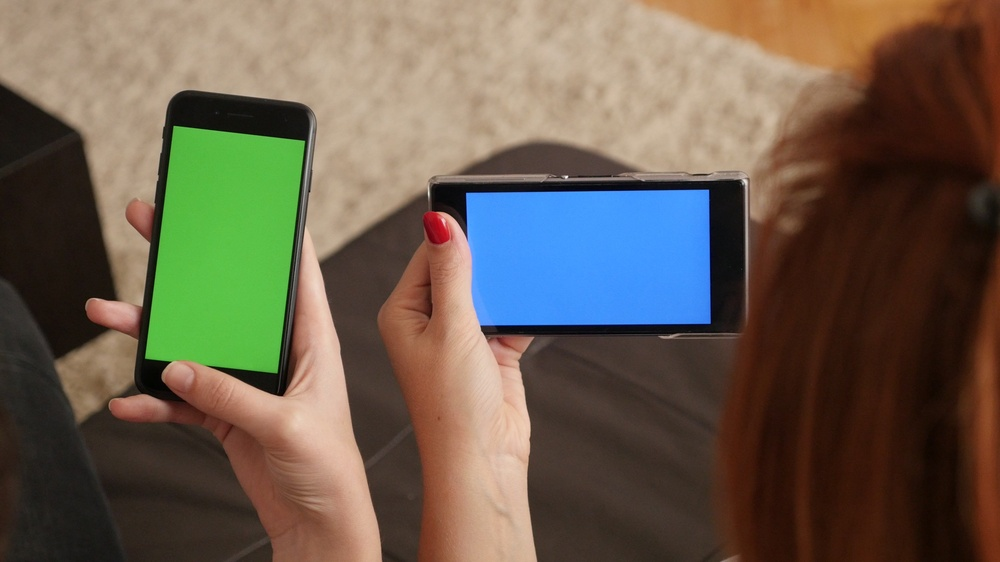
%> input picture Signal/Projet/phone.jpg, 1000 x 562 px, shrunk from 3840 x 2160 before the run
$ octave run_projet.m   (GNU Octave 9; MATLAB toolbox functions it lacks are replaced by stand-ins)
%> lines starting %> are read from the running program, lines starting %| are printed output that depends on the picture; in (x1, y1, x2, y2) boxes, pixels count from 0 and x2, y2 are one past the last pixel; in counts of white or black regions, pixels touching at a corner belong together; the program's own positions count from 1
clear all
clc

img = imread('phone.jpg');
%> img is the input picture: size 562x1000x3 uint8; mean R, G, B 105.2, 93.3, 78
R1 = img(:,:,1);
G1 = img(:,:,2);
B1 = img(:,:,3);
%imshow(img);

%%
img2 = rgb2ycbcr(img);
%> img2: size 562x1000x3 uint8; mean of channels 1, 2, 3 97.7, 119.5, 134.3
Y = img2(:,:,1);
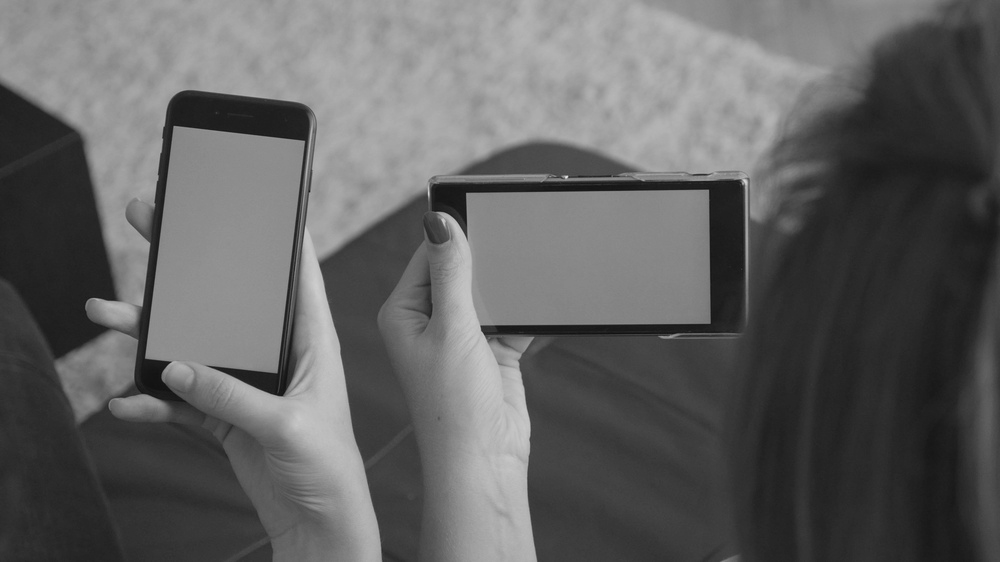
%> Y: size 562x1000 uint8; min 17, max 233, mean 97.7
Cb = img2(:,:,2);
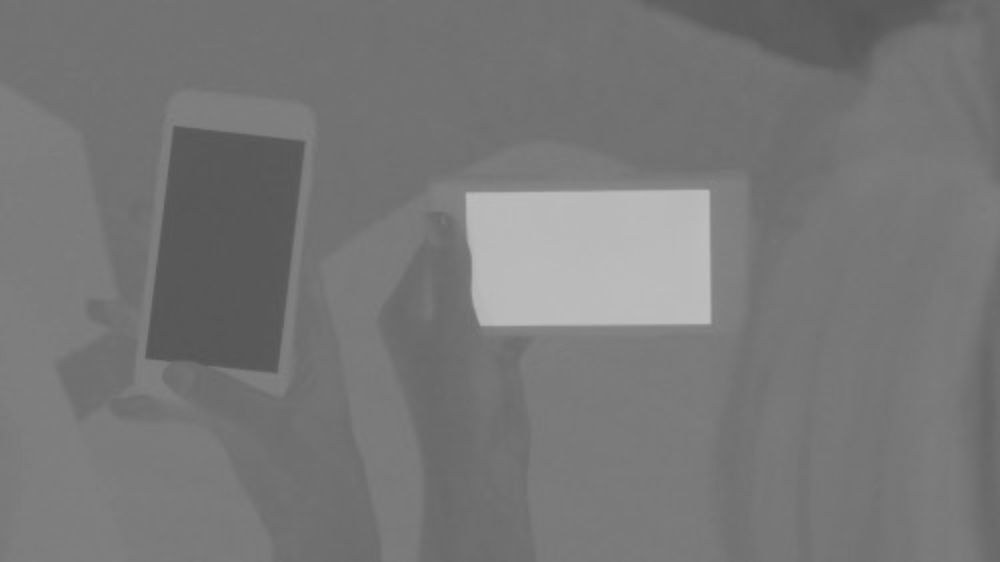
%> Cb: size 562x1000 uint8; min 86, max 189, mean 119.5
Cr = img2(:,:,3);
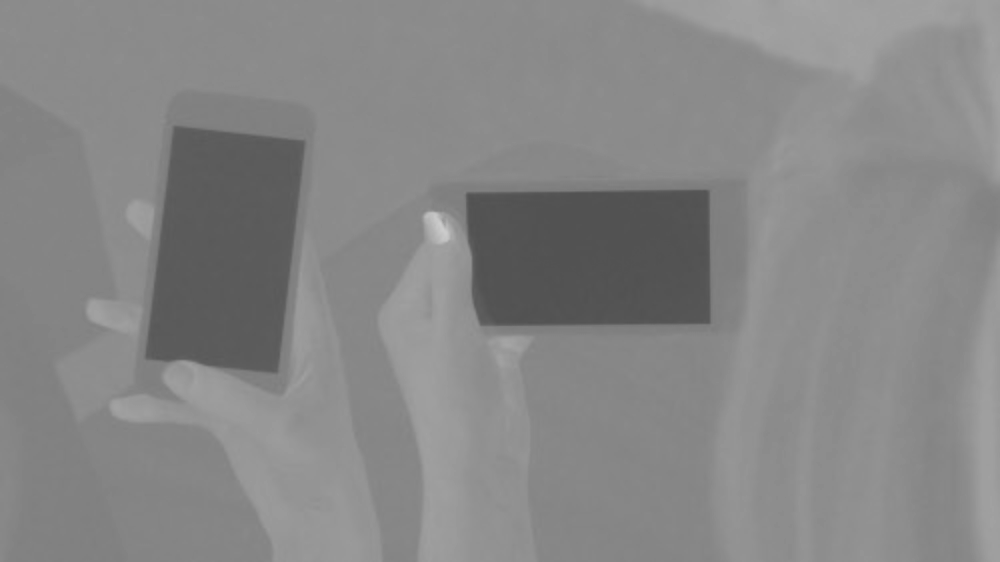
%> Cr: size 562x1000 uint8; min 81, max 204, mean 134.3

keyBleu = uint8(img2(:,:,2) > 135);
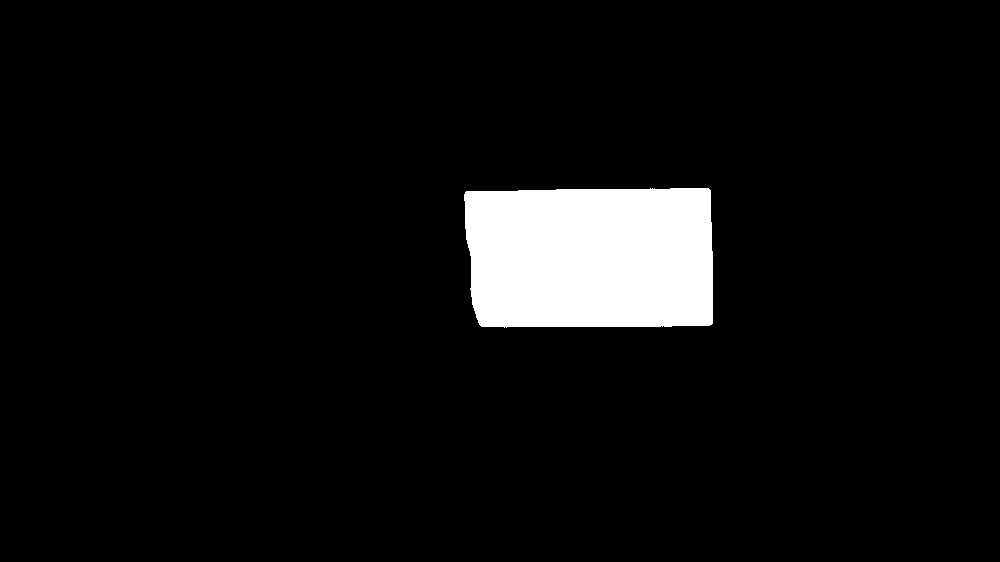
%> keyBleu: size 562x1000 uint8; values 0 (black) and 1 (white), 5.9% white; 1 white region, box (x1, y1, x2, y2) and area: (464, 188, 713, 328) 33372

R1 = R1 .* (1-keyBleu);
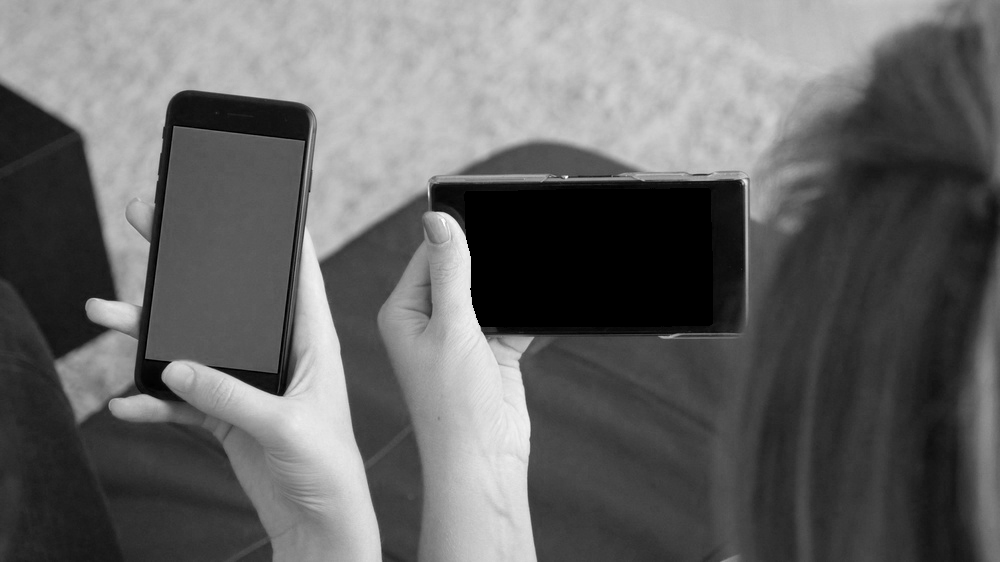
%> R1: size 562x1000 uint8; min 0, max 255, mean 101.4
G1 = G1 .* (1-keyBleu);
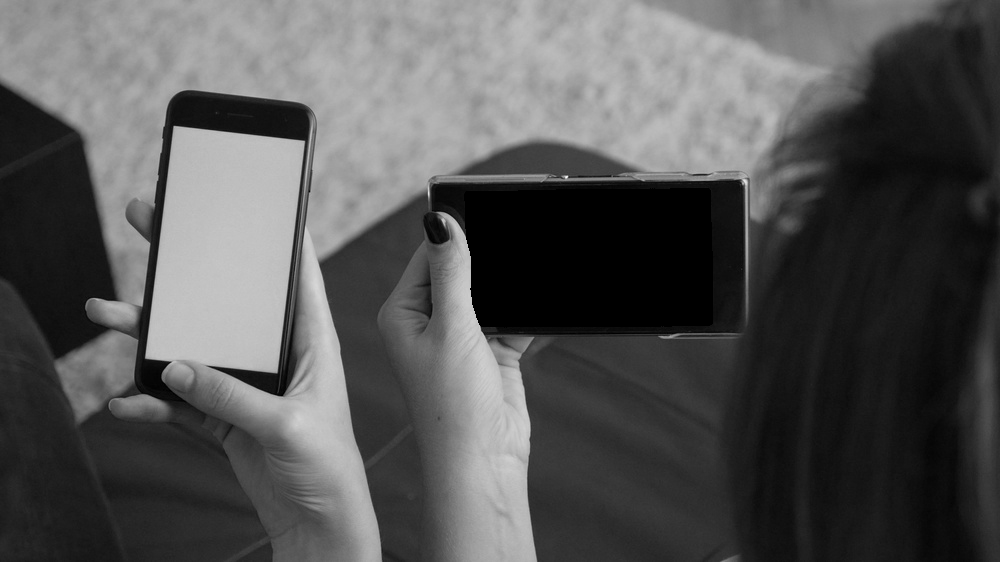
%> G1: size 562x1000 uint8; min 0, max 252, mean 84.7
B1 = B1 .* (1-keyBleu);
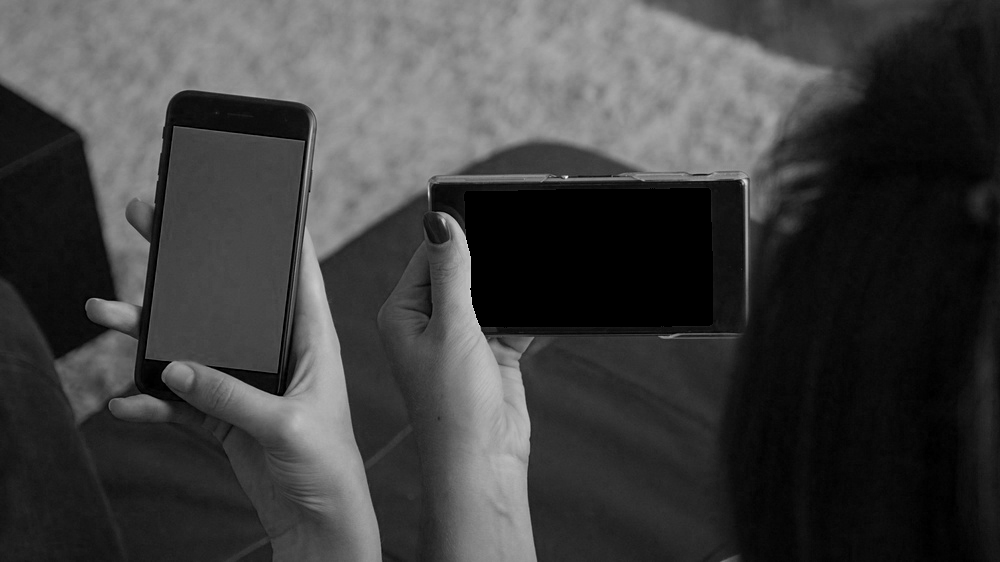
%> B1: size 562x1000 uint8; min 0, max 250, mean 63.5
newImg = cat(3, R1, G1, B1);
%> newImg: size 562x1000x3 uint8; mean of channels 1, 2, 3 101.4, 84.7, 63.5

imshow(newImg);
